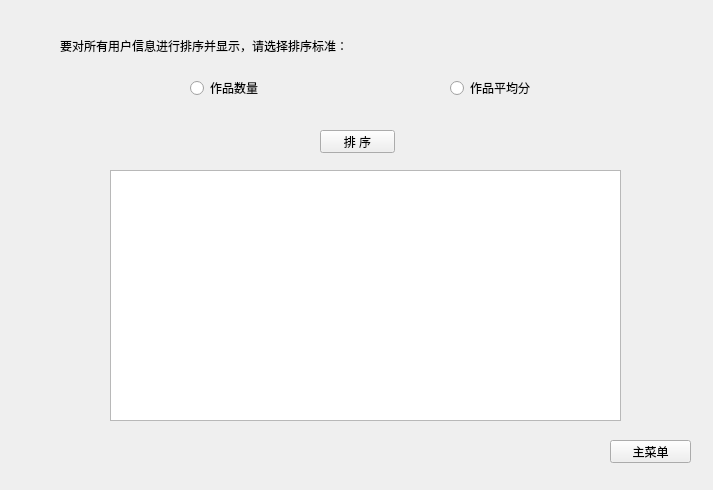
<?xml version="1.0" encoding="UTF-8"?>
<ui version="4.0">
 <class>SortWidget</class>
 <widget class="QWidget" name="SortWidget">
  <property name="geometry">
   <rect>
    <x>0</x>
    <y>0</y>
    <width>713</width>
    <height>490</height>
   </rect>
  </property>
  <property name="windowTitle">
   <string>Form</string>
  </property>
  <widget class="QPushButton" name="returnButton">
   <property name="geometry">
    <rect>
     <x>610</x>
     <y>440</y>
     <width>81</width>
     <height>23</height>
    </rect>
   </property>
   <property name="text">
    <string>主菜单</string>
   </property>
  </widget>
  <widget class="QRadioButton" name="worksnumRadioButton">
   <property name="geometry">
    <rect>
     <x>190</x>
     <y>80</y>
     <width>89</width>
     <height>16</height>
    </rect>
   </property>
   <property name="text">
    <string>作品数量</string>
   </property>
  </widget>
  <widget class="QRadioButton" name="averagerateRadioButton">
   <property name="geometry">
    <rect>
     <x>450</x>
     <y>80</y>
     <width>89</width>
     <height>16</height>
    </rect>
   </property>
   <property name="text">
    <string>作品平均分</string>
   </property>
  </widget>
  <widget class="QPushButton" name="sortButton">
   <property name="geometry">
    <rect>
     <x>320</x>
     <y>130</y>
     <width>75</width>
     <height>23</height>
    </rect>
   </property>
   <property name="text">
    <string>排 序</string>
   </property>
  </widget>
  <widget class="QTableWidget" name="tableWidget">
   <property name="geometry">
    <rect>
     <x>110</x>
     <y>170</y>
     <width>511</width>
     <height>251</height>
    </rect>
   </property>
  </widget>
  <widget class="QLabel" name="label">
   <property name="geometry">
    <rect>
     <x>60</x>
     <y>30</y>
     <width>571</width>
     <height>31</height>
    </rect>
   </property>
   <property name="text">
    <string>要对所有用户信息进行排序并显示，请选择排序标准：</string>
   </property>
  </widget>
 </widget>
 <resources/>
 <connections/>
</ui>
